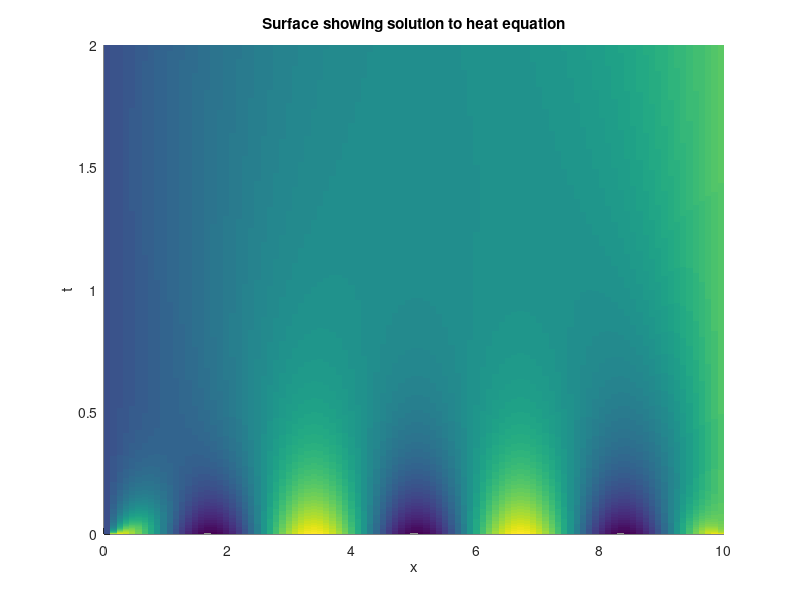
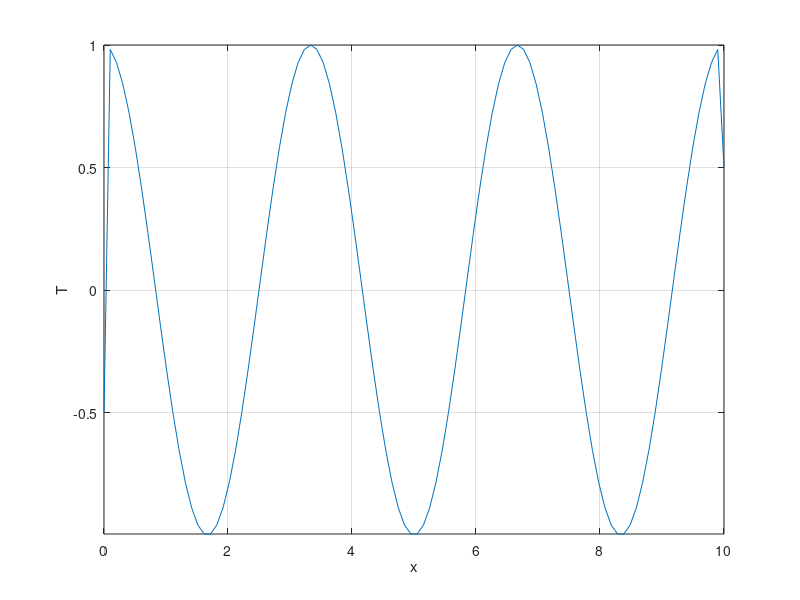

Write MATLAB code to recreate these figures, in order. (Note: this script raises an error after producing the figures.)
%Solution to the heat equation via a finite difference method
%u is used to refer to temperature T

%Inputs
alpha = 1;

nx = 100; xmax = 10;
x = linspace(0, xmax, nx);
dx = xmax/(nx+1);

nt = 10000; tmax = 2;
t = linspace(0, tmax, nt);
dt = tmax/(nt+1);

s = dt/(dx^2);
u = zeros(nt, nx);

%Initial conditions
k = 5*pi/xmax;
for i=1:nx
    u(1, i) = cos(6*pi/xmax * x(i));
end

%Boundary conditions
u(:, 1) = -0.5;
u(:, nx) = 0.5;

%Finite difference method
for n=1:1:nt-1
    for i=2:1:nx-1
        %Derived from derivative approximations to heat equation
        u(n+1, i) = alpha * s * (u(n, i+1) - 2*u(n, i) + u(n, i-1)) + u(n, i);
    end   
end

%Plot surface in 3 dimensions showing x, t, and T
figure();
[X, T] = meshgrid(x, t);
a = surface(X, T, u); grid on;
set(a, 'LineStyle', 'none')
xlabel('x'); ylabel('t'); zlabel('T');
title('Surface showing solution to heat equation');

%Plot evolution of T(x) wrt. time
figure();
l = plot(x, u(1, :)); axis tight manual; grid on;
xlabel('x'); ylabel('T');
for j=1:1:nt-1
    set(l, 'XData', x, 'YData', u(j, :)); title('Evolution of T(x) wrt. time, Time = ', t(j));
    pause(0.0001);
end

